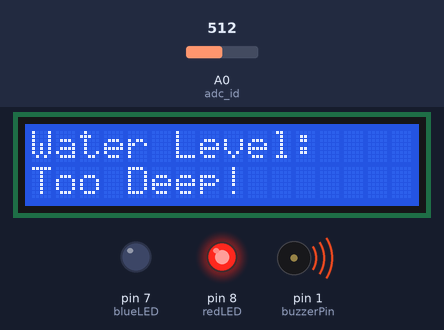
Recording of a sketch running on a simulated Arduino Uno, built with avr-gcc and run on an emulated ATmega328P. Shown: 16×2 character LCD, output pins drawn as LEDs (lit = HIGH), buzzer (waves = sounding, pin HIGH). Inputs (shaded band) come from the test bench; at power-on: A0 (adc_id) = 512.

Above: at 1.3 s.
1.4 s: A0 (adc_id) set to 308
2.9 s: A0 (adc_id) set to 293
At 3.5 s:
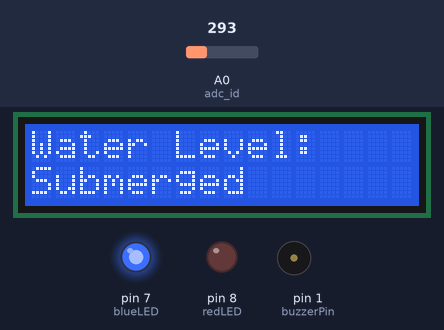
4.5 s: A0 (adc_id) set to 11
At 5.7 s:
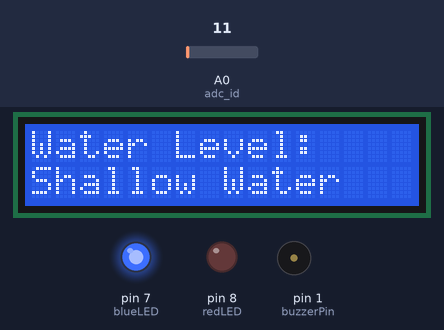
6.0 s: A0 (adc_id) set to 8
7.5 s: A0 (adc_id) set to 0
At 8.7 s:
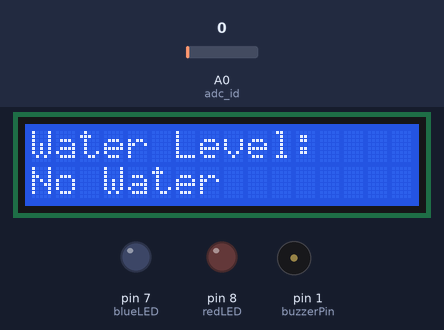
9.0 s: A0 (adc_id) set to 20
At 10.0 s:
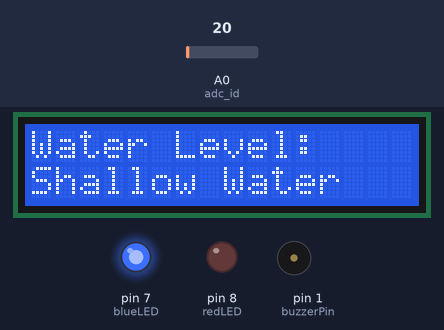
Timing chart, 0 to 11.5 s (numbered marks = the images above; inputs shaded):
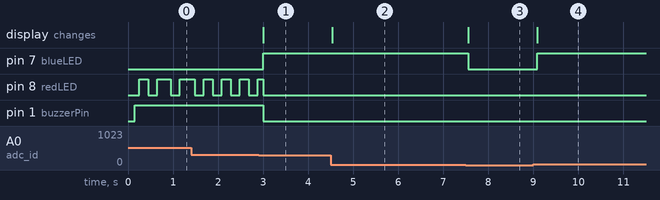

Measured:
- the behaviour switches between 300 and 299 on A0 (adc_id) (found by bisection; images 0 and 1)
- after the input at 2.9 s, pin 7 (blueLED): LOW → HIGH after 0.10 s; pin 1 (buzzerPin): HIGH → LOW after 0.10 s; the display: changes after 0.10 s (image 1)
- after the input at 4.5 s, the display: changes at once (image 2)
- after the input at 6.0 s, every drawn part: stays the same
- after the input at 7.5 s, pin 7 (blueLED): HIGH → LOW after 0.06 s; the display: changes after 0.06 s (image 3)
- after the input at 9.0 s, pin 7 (blueLED): LOW → HIGH after 0.09 s; the display: changes after 0.09 s (image 4)

The sketch:

Depth_Detection.ino
```cpp
#include <Wire.h>
#include <LiquidCrystal_I2C.h>

LiquidCrystal_I2C lcd(0x27,16,2);

// Pin definitions
int adc_id = 0;
int buzzerPin = 1;    // Change to your buzzer pin
int blueLED = 7;      // Change to your blue LED pin
int redLED = 8;      // Change to your red LED pin

// Water level thresholds (adjust these based on your sensor)
int NO_WATER = 10;       // Below this = no water
int SHALLOW = 40;       // Below this = shallow
int SUBMERGED = 300;     // Below this = good level
// Above SUBMERGED = too deep

int HistoryValue = 0;
unsigned long previousMillis = 0;
bool redLEDState = false;

void setup()
{
  lcd.init();
  lcd.init();
  lcd.backlight();

  pinMode(buzzerPin, OUTPUT);
  pinMode(blueLED, OUTPUT);
  pinMode(redLED, OUTPUT);

  // Turn everything off initially
  digitalWrite(buzzerPin, LOW);
  digitalWrite(blueLED, LOW);
  digitalWrite(redLED, LOW);
}

void loop()
{
  int value = analogRead(adc_id);
  unsigned long currentMillis = millis();

  // Update LCD and other actuators only when value changes significantly
  if(((HistoryValue>=value) && ((HistoryValue - value) > 10)) ||
     ((HistoryValue<value) && ((value - HistoryValue) > 10)))
  {
    HistoryValue = value;

    // Update LCD
    lcd.clear();
    lcd.setCursor(0, 0);
    lcd.print("Water Level:");
    lcd.setCursor(0, 1);

    if(value < NO_WATER) {
      lcd.print("No Water");
      digitalWrite(blueLED, LOW);
      digitalWrite(buzzerPin, LOW);
    }
    else if(value < SHALLOW) {
      lcd.print("Shallow Water");
      digitalWrite(blueLED, HIGH);
      digitalWrite(buzzerPin, LOW);
    }
    else if(value < SUBMERGED) {
      lcd.print("Submerged");
      digitalWrite(blueLED, HIGH);
      digitalWrite(buzzerPin, LOW);
    }
    else {
      lcd.print("Too Deep!");
      digitalWrite(blueLED, LOW);
      digitalWrite(buzzerPin, HIGH);
    }
  }

  // Handle red LED flashing (asynchronous - every 200ms)
  if(HistoryValue >= SUBMERGED) {
    if(currentMillis - previousMillis >= 200) {
      previousMillis = currentMillis;
      redLEDState = !redLEDState;
      digitalWrite(redLED, redLEDState);
    }
  }
  else {
    digitalWrite(redLED, LOW);
    redLEDState = false;
  }

  delay(100);
}
```
